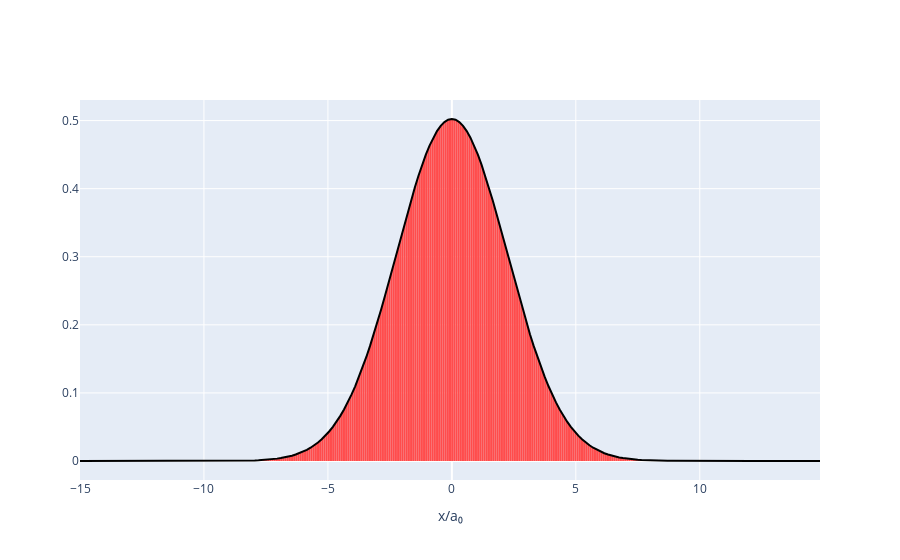

Write notebook code for a chart like this one.
### Code cell
qm.plot_complex_field(qm.psi)
